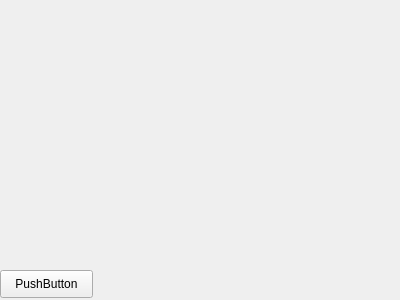
<?xml version="1.0" encoding="UTF-8"?>
<ui version="4.0">
 <class>Widget</class>
 <widget class="QWidget" name="Widget">
  <property name="geometry">
   <rect>
    <x>0</x>
    <y>0</y>
    <width>400</width>
    <height>300</height>
   </rect>
  </property>
  <property name="windowTitle">
   <string>Widget</string>
  </property>
  <widget class="QPushButton" name="pushButton">
   <property name="geometry">
    <rect>
     <x>0</x>
     <y>270</y>
     <width>93</width>
     <height>28</height>
    </rect>
   </property>
   <property name="text">
    <string>PushButton</string>
   </property>
  </widget>
 </widget>
 <layoutdefault spacing="6" margin="11"/>
 <resources/>
 <connections/>
</ui>
